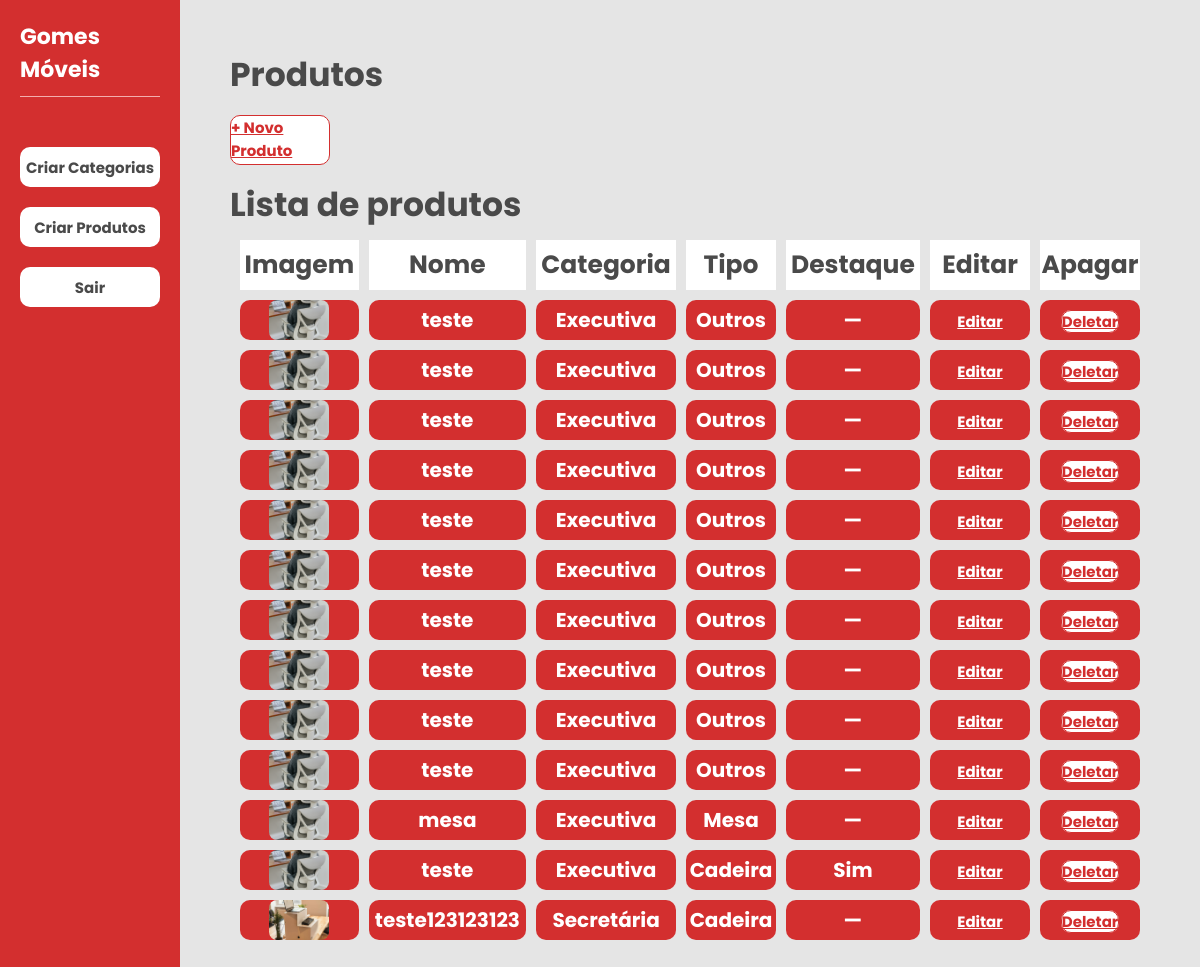
The app's page /adm/produtos/ (signed in), older data.
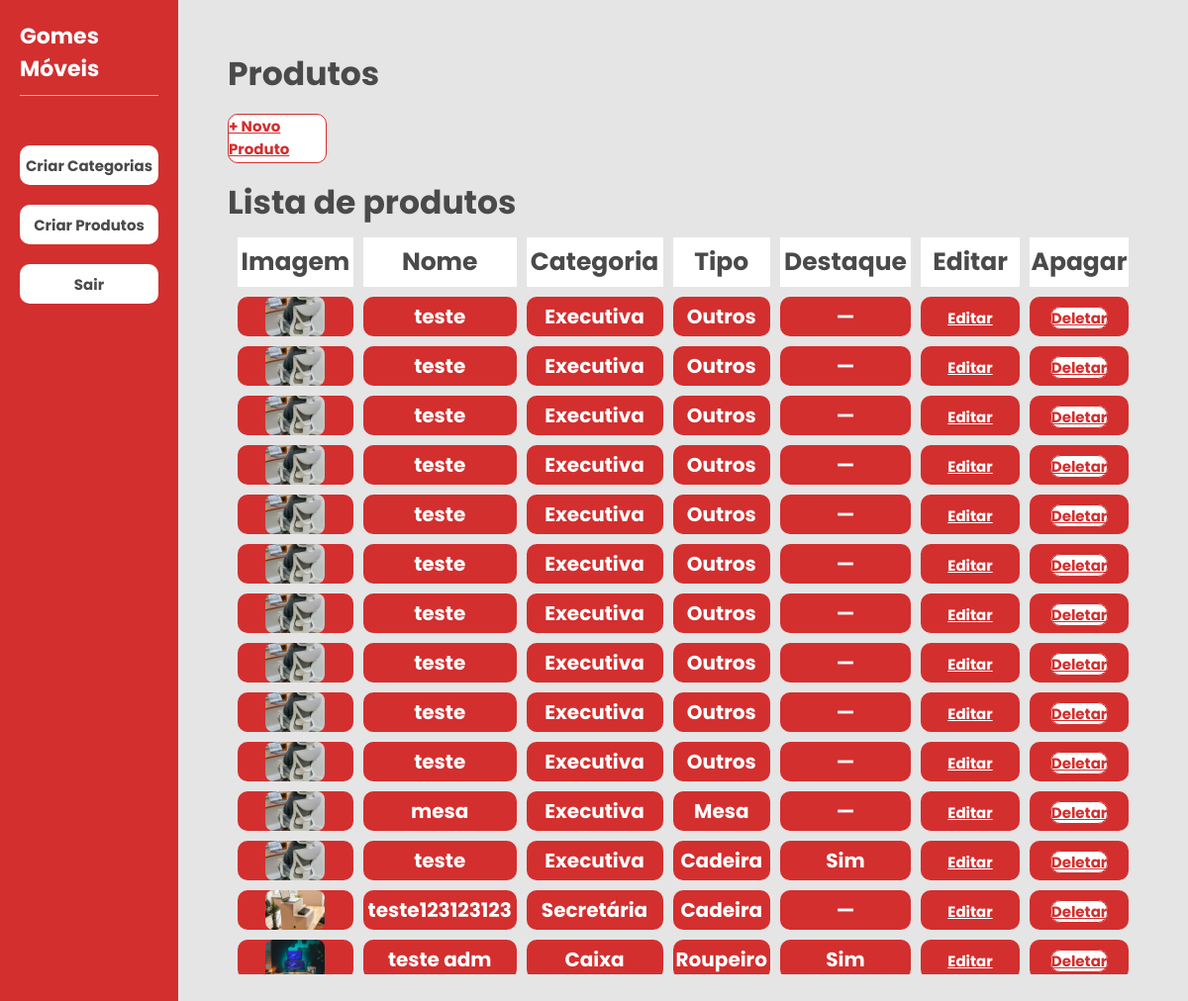
The same page, newer data.
### core/models.py (models this page shows, shortened)
class Produto(models.Model):
    TIPOS = [
        ("cadeira","Cadeira"),
        ("mesa","Mesa"),
        ("longarina","Longarina"),
        ("roupeiro","Roupeiro"),
        ("arquivo","Arquivos"),
        ("armario","Armários"),
        ("outros", "Outros")
    ]
    nome = models.CharField(max_length=200)
    descricao = models.TextField()
    destaque = models.BooleanField(default=False)
    slug = models.SlugField(unique=True, blank=True)
    tipo = models.CharField(max_length=20, choices=TIPOS, default="outros")
    categoria = models.ForeignKey(
        Categoria,
        on_delete=models.CASCADE,
        related_name="produtos"
    )

class ProdutoImagem(models.Model):
    produto = models.ForeignKey(
        Produto,
        on_delete=models.CASCADE,
        related_name="imagens"
    )
    imagem = models.ImageField(upload_to="produtos/")

class Categoria(models.Model):
    nome = models.CharField(max_length=100)
    slug = models.SlugField(unique=True)

### core/views.py (the view)
# urls.py: path("adm/produtos/", adm_produtos, name="adm_produtos"),
@login_required(login_url='/adm/login/')
def adm_produtos(request):
    produtos = Produto.objects.prefetch_related('imagens').select_related('categoria').all()
    return render(request, 'adm/produtos.html', {'produtos': produtos})

### core/templates/adm/produtos.html
{% extends 'adm/base_adm.html' %}
{% load static %}
{% block css %}
<link rel="stylesheet" href="{% static 'css/adm/produtos.css' %}">
{% endblock %}
{% block content %}
<div class="container-categoria-adm">
    <div class="container-h1-adm">
        <h1>Produtos</h1>
    </div>
    <div class="form-categoria-adm" style="justify-content:flex-start; gap:16px; flex-wrap:wrap;">
        <a href="{% url 'adm_produto_criar' %}" class="subit-form-categoria-adm">+ Novo Produto</a>
    </div>
    <div class="container-h1-adm">
        <h1>Lista de produtos</h1>
    </div>
    <div class="table-container">
        <table class="lista-categorias-adm">
            <thead class="thead-categorias-adm">
                <tr>
                    <th>Imagem</th>
                    <th>Nome</th>
                    <th>Categoria</th>
                    <th>Tipo</th>
                    <th>Destaque</th>
                    <th>Editar</th>
                    <th>Apagar</th>
                </tr>
            </thead>
            <tbody class="tbody-categorias-adm">
                {% for p in produtos %}
                <tr>
                    <td>
                        {% with p.imagens.first as img %}
                            {% if img %}
                                <img src="{{ img.imagem.url }}" alt="{{ p.nome }}" class="produto-imagem" />
                            {% else %}
                                <span class="text-muted">—</span>
                            {% endif %}
                        {% endwith %}
                    </td>
                    <td>{{ p.nome }}</td>
                    <td>{{ p.categoria.nome }}</td>
                    <td>{{ p.get_tipo_display }}</td>
                    <td>{% if p.destaque %}Sim{% else %}—{% endif %}</td>
                    <td class="btns-del-adit">
                        <a href="{% url 'adm_produto_editar' p.id %}" class="btn-edit-adm">Editar</a>
                    </td>
                    <td class="btns-del-adit">
                        <a href="{% url 'adm_produto_deletar' p.id %}" class="btn-delet-adm">Deletar</a>
                    </td>
                </tr>
                {% empty %}
                <tr>
                    <td colspan="7">Nenhum produto cadastrado.</td>
                </tr>
                {% endfor %}
            </tbody>
        </table>
    </div>
</div>
{% endblock %}

### core/templates/adm/base_adm.html (shortened to what this page needs)
{% load static %}
<!DOCTYPE html>
<html>
<head>
    <link rel="stylesheet" href="https://cdnjs.cloudflare.com/ajax/libs/font-awesome/6.5.0/css/all.min.css">
    <link rel="stylesheet" href="{% static 'css/adm/style_adm.css' %}">
    <link rel="stylesheet" href="{% static 'css/adm/header_adm.css' %}">
    {% block css %}{% endblock %}
</head>
<body>
<div class="container_base_adm">
    {% include 'adm/header_adm.html' %}
    {% block content %}
    {% endblock %}
</div>
</body>
</html>

### core/templates/adm/header_adm.html
<header class="header-adm">
    <div class="logo-header-adm">
        <h1>Gomes Móveis</h1>
    </div>
    <nav class="container-nav-adm">
        <button class="btn-categoria-adm" data-url="{% url 'adm_categorias' %}">
            <p>Criar Categorias</p>
        </button>
        <button class="btn-produtos-adm" data-url="{% url 'adm_produtos' %}">
            <p>Criar Produtos</p>
        </button>
    </nav>
    <button class="btn-sair-adm" data-url="{% url 'adm_logout' %}">
        <p>Sair</p>
    </button>
</header>

### core/static/css/adm/style_adm.css (style rules this page uses)
* { margin: 0; padding: 0; box-sizing: border-box; }
body { min-height: 100vh; background-color: #f5f5f5; }
.container_base_adm { width: 100%; height: 100vh; display: flex; background-color: #e5e5e5; }
.container_base_adm > .container-categoria-adm { flex: 1; min-width: 0; }

### core/static/css/adm/header_adm.css (style rules this page uses)
.header-adm { width: 15%; height: 100%; padding: 20px; background-color: #D32F2F; }
.logo-header-adm { display: flex; flex-direction: column; align-items: center; font-family: "Poppins", sans-serif; font-size: 11px; font-weight: 700; color: white; border-bottom: 1px solid rgb(243, 173, 173); }
.logo-header-adm h1 { margin-bottom: 10px; }
.container-nav-adm { margin-top: 50px; width: 100%; }
.btn-categoria-adm { width: 100%; height: 40px; display: flex; justify-content: center; align-items: center; cursor: pointer; border: none; background-color: white; border-radius: 10px; margin-bottom: 20px; transition: transform 0.3s; }
.btn-categoria-adm p { font-family: "Poppins", sans-serif; font-size: 15px; font-weight: 700; color: #4A4A4A; }
.btn-produtos-adm { width: 100%; height: 40px; display: flex; justify-content: center; align-items: center; cursor: pointer; border: none; background-color: white; border-radius: 10px; margin-bottom: 20px; transition: transform 0.3s; }
.btn-produtos-adm p { font-family: "Poppins", sans-serif; font-size: 15px; font-weight: 700; color: #4A4A4A; }
.btn-sair-adm { width: 100%; height: 40px; display: flex; justify-content: center; align-items: center; cursor: pointer; border: none; background-color: white; border-radius: 10px; margin-bottom: 20px; transition: transform 0.3s; }
.btn-sair-adm p { font-family: "Poppins", sans-serif; font-size: 15px; font-weight: 700; color: #4A4A4A; }

### core/static/css/adm/produtos.css (style rules this page uses)
.container-categoria-adm { width: 100%; height: 100%; display: flex; flex-direction: column; align-items: center; padding: 50px; }
.container-categoria-adm h1 { font-family: "Poppins", sans-serif; font-size: 33px; font-weight: 700; color: #4A4A4A; }
.container-h1-adm { width: 100%; }
.form-categoria-adm { width: 100%; height: 80px; display: flex; align-items: center; gap: 20px; }
.subit-form-categoria-adm { width: 100px; height: 50px; border-radius: 10px; border: 1px solid #D32F2F; background-color: white; font-family: "Poppins", sans-serif; font-size: 15px; font-weight: 700; color: #D32F2F; cursor: pointer; transition: transform 0.3s; }
.table-container { width: 100%; max-height: 70vh; overflow-y: auto; }
.lista-categorias-adm { width: 100%; border-collapse: separate; border-spacing: 10px 10px; }
.thead-categorias-adm { width: 100%; background-color: white; }
.thead-categorias-adm tr { height: 50px; border-radius: 10px; font-family: "Poppins", sans-serif; font-size: 25px; font-weight: 700; color: #4A4A4A; }
.tbody-categorias-adm { height: 500px; background-color: #D32F2F; }
.tbody-categorias-adm td { text-align: center; border-radius: 10px; font-family: "Poppins", sans-serif; font-size: 20px; font-weight: 700; color: white; }
.btns-del-adit { width: 100px; }
.btn-edit-adm { width: 100%; height: 50px; border-radius: 10px; border: none; background-color: #D32F2F; font-family: "Poppins", sans-serif; font-size: 15px; font-weight: 700; color: white; cursor: pointer; transition: transform 0.3s; }
.btn-delet-adm { width: 100%; height: 50px; border-radius: 10px; border: 1px solid #D32F2F; background-color: white; font-family: "Poppins", sans-serif; font-size: 15px; font-weight: 700; color: #D32F2F; cursor: pointer; transition: transform 0.3s; }
.produto-imagem { height: 40px; width: 60px; object-fit: cover; border-radius: 8px; display: block; margin: 0 auto; }

Row changes from the older to the newer data that the page shows:
added Produto: imagens.first.imagem (picture), nome "teste adm", categoria.nome "Caixa", tipo "Roupeiro", destaque "Sim"
